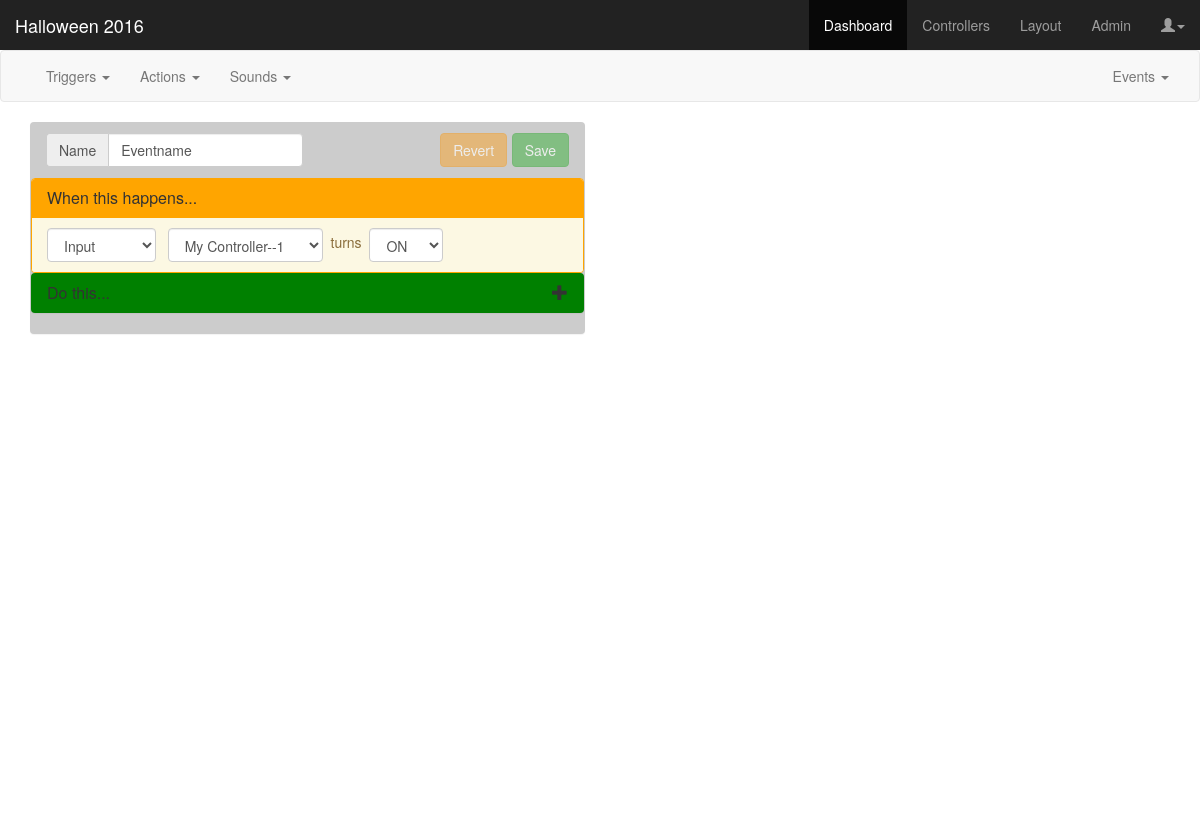
Page /dashboard on the earlier database version.
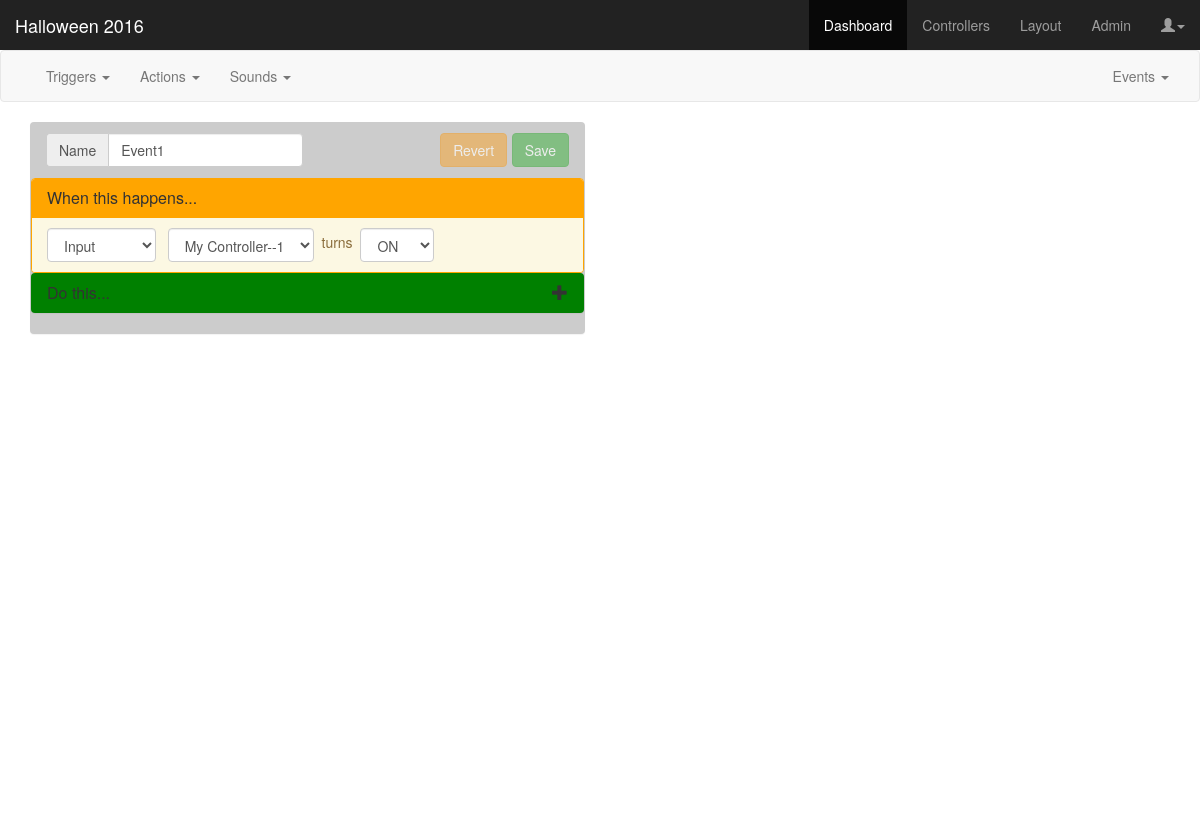
Same page on the later database version.
### app/models.py (models this page shows, shortened)
class Event(db.Model):
	id = db.Column(db.Integer, primary_key=True)
	project_id = db.Column(db.Integer, db.ForeignKey('project.id'))
	name = db.Column(db.String(24))
	loop = db.Column(db.Integer, default=1)
	triggers = db.relationship(
		'Trigger',
		secondary = event_triggers,
		primaryjoin = 'event_triggers.c.event_id == Event.id',
		secondaryjoin = 'event_triggers.c.trigger_id == Trigger.id',
		backref = db.backref('events', lazy='dynamic'),
		lazy = 'dynamic')
	actions = db.relationship(
		'Action',
		secondary = event_actions,
		backref = db.backref('events', lazy='dynamic'),
		lazy = 'dynamic')
	@property
	def serialize(self):
		return {
			'id': self.id,
			'project_id': self.project_id,
			'name': self.name,
			'loop': self.loop,
			'triggers': self.serialize_triggers,
			'actions': self.serialize_actions
		}
	@property
	def serialize_triggers(self):
		return [item.serialize for item in self.triggers]
	@property
	def serialize_actions(self):
		return [item.serialize for item in self.actions]

class Controller(db.Model):
	id = db.Column(db.Integer, primary_key=True)
	project_id = db.Column(db.Integer, db.ForeignKey('project.id'))
	color_id = db.Column(db.Integer, db.ForeignKey('color.id'))
	name = db.Column(db.String(25), unique=True)
	ports = db.relationship('Port', backref='controller')

### app/views.py (the view)
@app.route('/dashboard')
def dashboard():
	project = projectname
	return render_template('dashboard.html',
		title='Dashboard',
		projectname=project,
		inputs=[i.serialize for i in Port.query.filter(Port.type == 'input', Port.state != 'DISABLED')],
		triggertypes=[tt.serialize for tt in Triggertype.query.all()],
		actiontypes=[at.serialize for at in Actiontype.query.all()],
		outputs=[o.serialize for o in Port.query.filter(Port.type == 'output', Port.state != 'DISABLED')],
		sounds=sounds,
		events=[e.serialize for e in Event.query.all()]
	)

### app/models.py (called while the page is built)
	@property
	def serialize(self):
		return {
			'id': self.id,
			'name': self.name,
			'type': self.type
		}

	@property
	def serialize(self):
		return{
			'id': self.id,
			'name': self.name,
			'type': self.type
		}

	@property
	def serialize(self):
		return {
			'id': self.id,
			'cid': self.controller_id,
			'cname': self.controller.name,
			'port': self.port,
			'name': self.name,
			'state': self.state,
			'type': self.type,
			'color_id': self.controller.color_id
		}

	@property
	def serialize(self):
		return{
			'id': self.id,
			'input_id': self.input_id,
			'tt_id': self.triggertype_id,
			'param1': self.param1,
			'param2': self.param2
		}

### app/templates/dashboard.html (shortened to what this page needs)
{% extends "base.html" %}
{% block content %}
        <link href="static/css/dashboard.css" rel="stylesheet">
        <nav class="navbar navbar-default">
          <div class="container-fluid">
            <div class="collapse navbar-collapse" id="navbar-collapse-1">
              <ul class="nav navbar-nav">
                <li class="dropdown">
                  <a href="#" class="dropdown-toggle" data-toggle="dropdown" role="button" aria-haspopup="true" aria-expanded="false">Triggers <span class="caret"></span></a>
                </li>
                <li class="dropdown">
                  <a href="#" class="dropdown-toggle" data-toggle="dropdown" role="button" aria-haspopup="true" aria-expanded="false">Actions <span class="caret"></span></a>
                </li>
                <li class="dropdown">
                  <a href="#" class="dropdown-toggle" data-toggle="dropdown" role="button" aria-haspopup="true" aria-expanded="false">Sounds <span class="caret"></span></a>
                </li>
              </ul>
              <ul class="nav navbar-nav navbar-right">
                <li class="dropdown">
                <a href="#" class="dropdown-toggle" data-toggle="dropdown">Events <span class="caret"></span></a>
              </ul>
            </div>
          </div>
        </nav>
        <div class="container-fluid dashboard">
          <div class="col-md-6 odd-col">
            {% for e in events %}
            <div class="panel panel-black" id="e{{ e.id }}">
              <form class="form-inline">
                <div class="panel-heading">
                  <h3 class="panel-title">
                    <div class="form-group">
                      <div class="input-group">
                        <span class="input-group-addon">Name</span>
                        <input type="text" class="form-control" id="template-eventname" value="{{ e.name }}">
                      </div>
                    </div>
                    <span class="pull-right">
                      <button type="button" class="btn btn-warning disabled">Revert</button>
                      <button type="button" class="btn btn-success disabled" data-saving-text="Saving...">Save</button>
                    </span>
                  </h3>
                </div>
                <div class="panel panel-trigger">
                  <div class="panel-heading">
                    <h3 class="panel-title">When this happens...</h3>
                  </div>
                  <ul class="list-group trigger-list">
                    {% for t in e.triggers %}
                    <li class="list-group-item list-group-item-warning" id="e{{ e.id }}-t{{ t.id }}">
                      <select class="form-control" id="triggertype_select" name="triggertype_id">
                        {% for tt in triggertypes %}
                        <option value="{{ tt.id }}">{{ tt.name }}</option>
                        {% endfor %}
                      </select>&nbsp;&nbsp;
                      <span class="trigger-group Input">
                        <select class="form-control" name="trigger_id">
                          {% for i in inputs %}
                          <option value="{{ i.id }}">{{ i.cname }}--{{ i.name }}</option>
                          {% endfor %}
                        </select>
                        &nbsp;turns&nbsp;
                        <select class="form-control" name="inputstate">
                          <option value="ON">ON</option>
                        </select>
                      </span>
                    </li>
                    {% endfor %}
                  </ul>
                </div>
                <div class="panel panel-action">
                  <div class="panel-heading">
                    <h3 class="panel-title">Do this...<div class="add-action pull-right" data-placement="right" data-toggle="tooltip" title="Add an Action to this Event..." data-eventid="event-1" data-container="body"><span class="glyphicon glyphicon-plus"></span></div></h3>
                  </div>
                </div>
              </form>
            </div>
            {% endfor %}
          </div>
          <div class="col-md-6 even-col">
          </div>
        </div>
{% endblock %}

### app/templates/base.html (shortened to what this page needs)
<!DOCTYPE html>
<html lang="en">
  <head>
    <link href="static/css/bootstrap.min.css" rel="stylesheet">
    <link href="static/font-awesome-4.6.3/css/font-awesome.min.css" rel="stylesheet">
    <link href="static/css/animate.min.css" rel="stylesheet">
  </head>
  <body>
    <nav class="navbar navbar-inverse navbar-fixed-top">
      <div class="container-fluid">
        <div class="navbar-header">
          {% if projectname %}<a class="navbar-brand" href="#">{{ projectname }}</a>{% endif %}
        </div>
        <div id="navbar" class="navbar-collapse collapse">
          <ul class="nav navbar-nav navbar-right">
            <li id="dashboard"><a href="dashboard">Dashboard</a></li>
            <li id="controllers"><a href="controllers">Controllers</a></li>
            <li id="layout"><a href="#">Layout</a></li>
            <li id="admin"><a href="admin">Admin</a></li>
            <li>
              <a href="#" class="dropdown-toggle" data-toggle="dropdown"><span class="glyphicon glyphicon-user"></span><span class="caret"></span></a>
            </li>
          </ul>
        </div>
      </div>
    </nav>
    {% block content %}{% endblock %}
  </body>
</html>

### app/static/css/dashboard.css (style rules this page uses)
body { padding-top: 50px; }
.navbar-fixed-top { border: 0; }
.dashboard { height: calc(100vh - 100px); }
.panel-trigger { border: 1px solid orange; margin-bottom: 0; }
.panel-trigger > .panel-heading { background-color: orange; }
.panel-action { background-color: green; }
.panel-black { background-color: #ccc; }

Differences in the rows shown:
changed Event "My Controller--1": name "Eventname" → "Event1"
